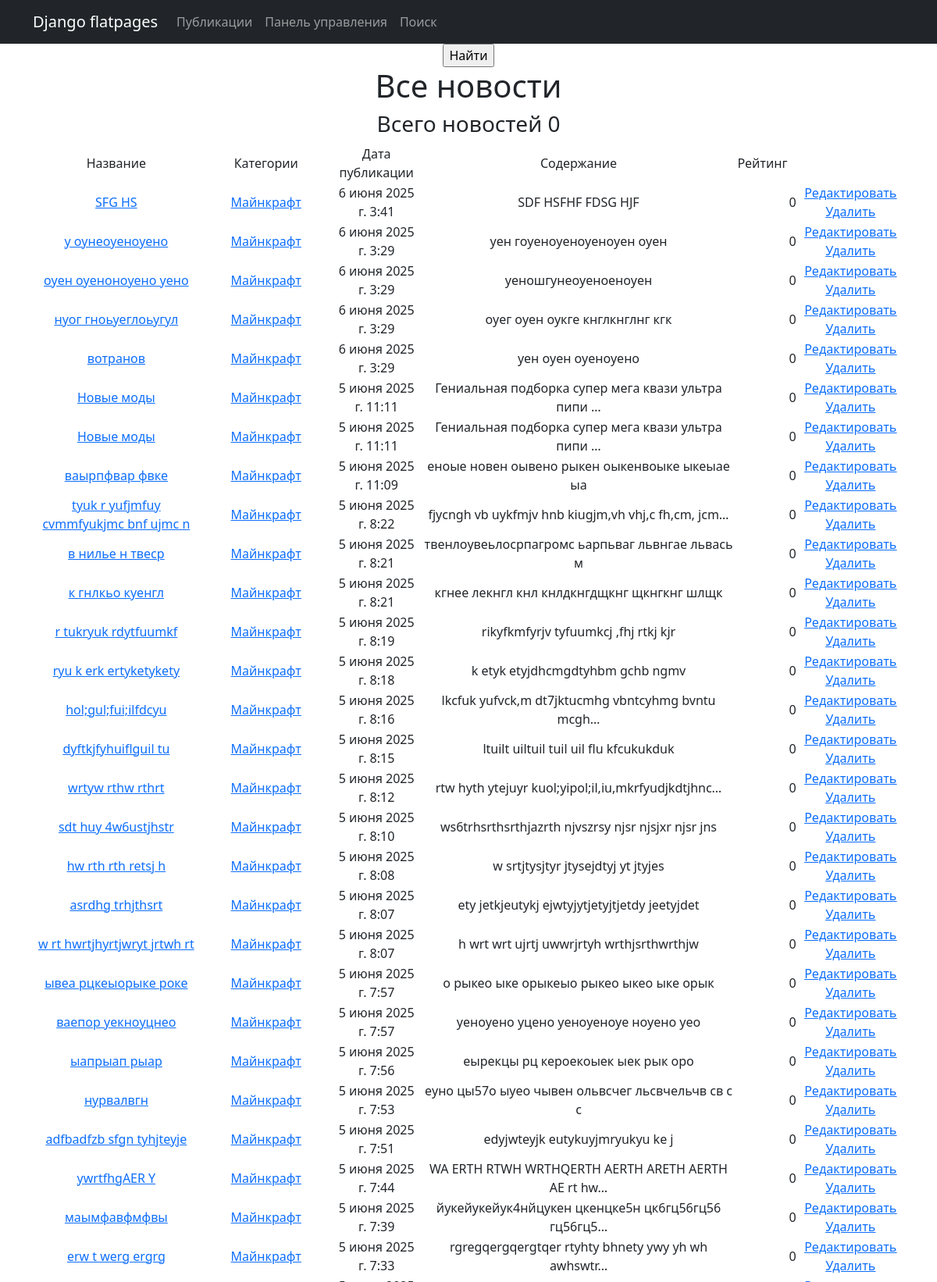
Page /posts/categories/4/ (upper part) on the committed database.
### news/models.py (models this page shows, shortened)
class Post(models.Model):
    ARTICLE = 'AR'
    NEWS = 'NE'
    POST_TYPE_CHOICES = [
        (ARTICLE, 'Article'),
        (NEWS, 'News'),
    ]
    author = models.ForeignKey(Author, on_delete=models.CASCADE)
    post_type = models.CharField(max_length=2, choices=POST_TYPE_CHOICES)
    created_at = models.DateTimeField(auto_now_add=True)
    categories = models.ManyToManyField(Category, through='PostCategory')
    title = models.CharField(max_length=255)
    text = models.TextField()
    rating = models.IntegerField(default=0)

class Category(models.Model):
    name = models.CharField(max_length=255, unique=True)
    subscribers = models.ManyToManyField(User, related_name='subscribed_categories', blank=True)

### news/views.py (the view)
# urls.py: path('categories/<int:pk>/', CategoryList.as_view(), name='category_list'),
class CategoryList(ListView):
    model = Post
    template_name = 'news/category_list.html'
    context_object_name = 'category_news_list'
    def get_queryset(self):
        self.categories = get_object_or_404(Category, id=self.kwargs['pk'])
        return Post.objects.filter(categories=self.categories).order_by('-created_at')
    def get_context_data(self, **kwargs):
        context = super().get_context_data(**kwargs)
        context['is_not_subscriber'] = self.request.user not in self.categories.subscribers.all()
        context['category'] = self.categories
        return context

### news/templatetags/custom_filters.py (called while the page is built)
@register.filter()
def censor(text):
    bad_words = ['Dungeons & Dragons', 'D&D', 'текст']
    for word in bad_words:
        text = text.replace(word, '*' * len(word))
    return text

### templates/news/category_list.html (shortened to what this page needs)
{% extends 'flatpages/default.html' %}
{% load custom_filters %}
{% load custom_tags %}
{% block content %}
   <form action="" method="get">
       <input type="submit" value="Найти" />
   </form>
   <h1>Все новости</h1>
<h3>Всего новостей {{ category|length}}</h3>
{% if category_news_list %}
<table>
           <tr>
               <td>
                   Название
               </td>
               <td>
                   Категории
               </td>
               <td>
                   Дата публикации
               </td>
               <td>
                   Содержание
               </td>
               <td>
                   Рейтинг
               </td>
           </tr>
            {% for post in category_news_list %}
               <tr>
                   <td>
                   <a href="{% url 'post_detail' post.id %}">{{ post.title|censor }}</a>
                   </td>
                   <td>
                       {% for cat in post.categories.all %}
                       <a href="{% url 'category_list' cat.id %}">{{cat.name }}</a>
                       {% endfor %}
                   </td>
                   <td>
                       {{post.created_at}}
                   </td>
                   <td>
                       {{post.text|truncatechars:50|censor}}
                   </td>
                   <td>
                   </td>
                   <td>
                       {{ post.rating }}
                   </td>
                   <td>
                   <a href="{% url 'post_update' post.id %}"><u>Редактировать</u></a>
                   <a href="{% url 'post_delete' post.id %}"><u>Удалить</u></a>
                   </td>
               </tr>
            {% endfor %}
       </table>
{% else %}
<h2>Новостей нет!</h2>
{% endif %}
<br><br>
{% endblock content %}

### rows in the picture
Post: title|censor "SFG HS", created_at "6 июня 2025 г. 3:41", text|censor "SDF HSFHF FDSG HJF", rating "0"
Category: name "Майнкрафт"
Post: title|censor "у оунеоуеноуено", created_at "6 июня 2025 г. 3:29", text|censor "уен гоуеноуеноуеноуен оуен", rating "0"
Post: title|censor "оуен оуеноноуено уено", created_at "6 июня 2025 г. 3:29", text|censor "уеношгунеоуеноеноуен", rating "0"
Post: title|censor "нуог гноьуеглоьугул", created_at "6 июня 2025 г. 3:29", text|censor "оуег оуен оукге кнглкнглнг кгк", rating "0"
Post: title|censor "вотранов", created_at "6 июня 2025 г. 3:29", text|censor "уен оуен оуеноуено", rating "0"
Post: title|censor "Новые моды", created_at "5 июня 2025 г. 11:11", text|censor "Гениальная подборка супер мега квази ультра пипи …", rating "0"
Post: title|censor "Новые моды", created_at "5 июня 2025 г. 11:11", text|censor "Гениальная подборка супер мега квази ультра пипи …", rating "0"
Post: title|censor "ваырпфвар фвке", created_at "5 июня 2025 г. 11:09", text|censor "еноые новен оывено рыкен оыкенвоыке ыкеыае ыа", rating "0"
Post: title|censor "tyuk r yufjmfuy cvmmfyukjmc bnf ujmc n", created_at "5 июня 2025 г. 8:22", text|censor "fjycngh vb uykfmjv hnb kiugjm,vh vhj,c fh,cm, jcm…", rating "0"
Post: title|censor "в нилье н твеср", created_at "5 июня 2025 г. 8:21", text|censor "твенлоувеьлосрпагромс ьарпьваг львнгае львась м", rating "0"
Post: title|censor "к гнлкьо куенгл", created_at "5 июня 2025 г. 8:21", text|censor "кгнее лекнгл кнл кнлдкнгдщкнг щкнгкнг шлщк", rating "0"
Post: title|censor "r tukryuk rdytfuumkf", created_at "5 июня 2025 г. 8:19", text|censor "rikyfkmfyrjv tyfuumkcj ,fhj rtkj kjr", rating "0"
Post: title|censor "ryu k erk ertyketykety", created_at "5 июня 2025 г. 8:18", text|censor "k etyk etyjdhcmgdtyhbm gchb ngmv", rating "0"
Post: title|censor "hol;gul;fui;ilfdcyu", created_at "5 июня 2025 г. 8:16", text|censor "lkcfuk yufvck,m dt7jktucmhg vbntcyhmg bvntu mcgh…", rating "0"
Post: title|censor "dyftkjfyhuiflguil tu", created_at "5 июня 2025 г. 8:15", text|censor "ltuilt uiltuil tuil uil flu kfcukukduk", rating "0"
Post: title|censor "wrtyw rthw rthrt", created_at "5 июня 2025 г. 8:12", text|censor "rtw hyth ytejuyr kuol;yipol;il,iu,mkrfyudjkdtjhnc…", rating "0"
Post: title|censor "sdt huy 4w6ustjhstr", created_at "5 июня 2025 г. 8:10", text|censor "ws6trhsrthsrthjazrth njvszrsy njsr njsjxr njsr jns", rating "0"
Post: title|censor "hw rth rth retsj h", created_at "5 июня 2025 г. 8:08", text|censor "w srtjtysjtyr jtysejdtyj yt jtyjes", rating "0"
Post: title|censor "asrdhg trhjthsrt", created_at "5 июня 2025 г. 8:07", text|censor "ety jetkjeutykj ejwtyjytjetyjtjetdy jeetyjdet", rating "0"
Post: title|censor "w rt hwrtjhyrtjwryt jrtwh rt", created_at "5 июня 2025 г. 8:07", text|censor "h wrt wrt ujrtj uwwrjrtyh wrthjsrthwrthjw", rating "0"
Post: title|censor "ывеа рцкеыорыке роке", created_at "5 июня 2025 г. 7:57", text|censor "о рыкео ыке орыкеыо рыкео ыкео ыке орык", rating "0"
Post: title|censor "ваепор уекноуцнео", created_at "5 июня 2025 г. 7:57", text|censor "уеноуено уцено уеноуеноуе ноуено уео", rating "0"
Post: title|censor "ыапрыап рыар", created_at "5 июня 2025 г. 7:56", text|censor "еырекцы рц кероекоыек ыек рык оро", rating "0"
Post: title|censor "нурвалвгн", created_at "5 июня 2025 г. 7:53", text|censor "еуно цы57о ыуео чывен ольвсчег льсвчельчв св с с", rating "0"
Post: title|censor "adfbadfzb sfgn tyhjteyje", created_at "5 июня 2025 г. 7:51", text|censor "edyjwteyjk eutykuyjmryukyu ke j", rating "0"
Post: title|censor "ywrtfhgAER Y", created_at "5 июня 2025 г. 7:44", text|censor "WA ERTH RTWH WRTHQERTH AERTH ARETH AERTH AE rt hw…", rating "0"
Post: title|censor "маымфавфмфвы", created_at "5 июня 2025 г. 7:39", text|censor "йукейукейук4нйцукен цкенцке5н цк6гц56гц56 гц56гц5…", rating "0"
Post: title|censor "erw t werg ergrg", created_at "5 июня 2025 г. 7:33", text|censor "rgregqergqergtqer rtyhty bhnety ywy yh wh awhswtr…", rating "0"

### other values in the picture
{{ category|length }} "0"
